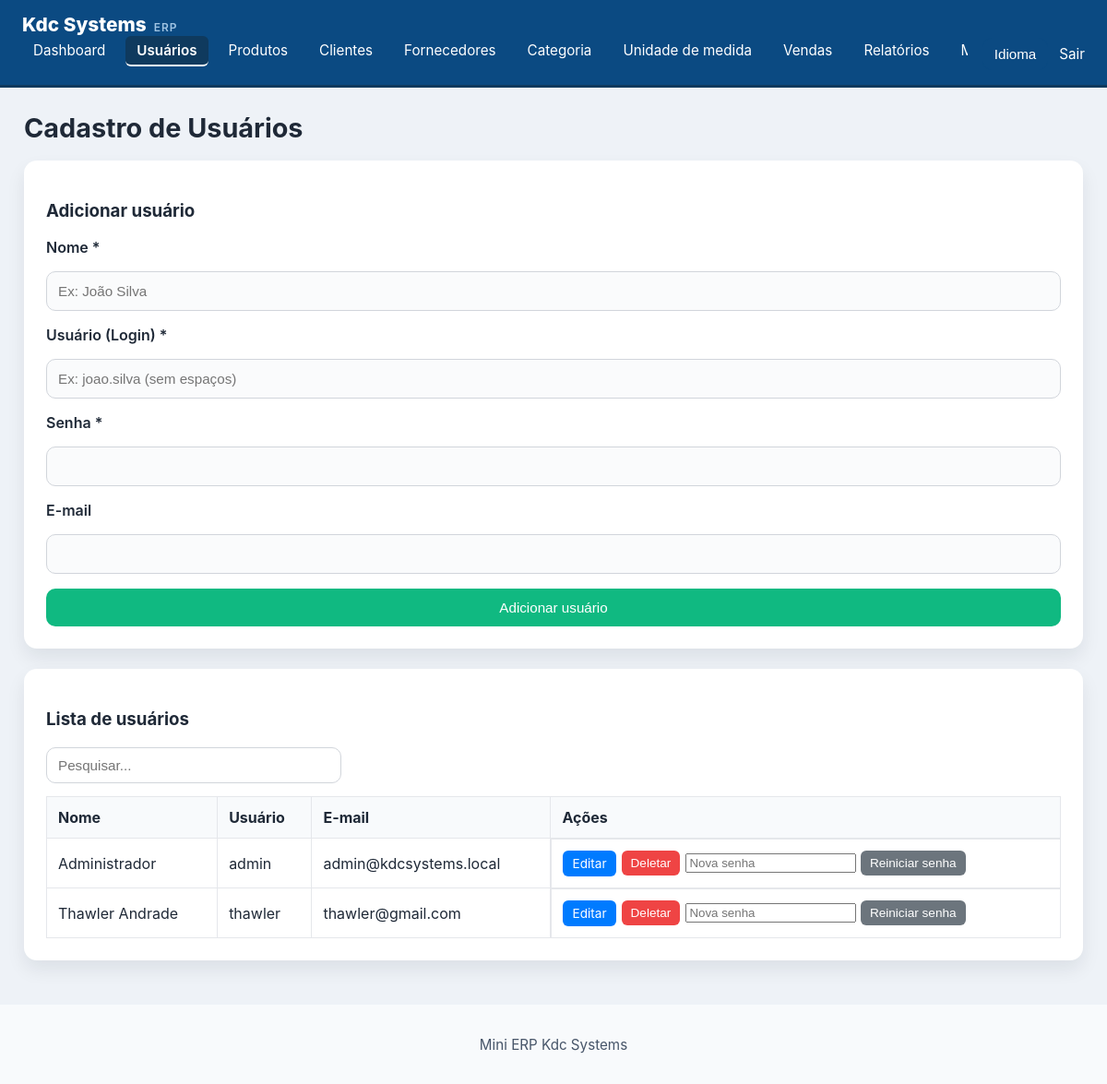
/cadastro/usuarios (signed in), run on the app's committed database.
### tables this page shows
CREATE TABLE users (
    id INTEGER PRIMARY KEY AUTOINCREMENT,
    username TEXT UNIQUE NOT NULL,
    name TEXT,
    password TEXT NOT NULL,
    email TEXT,
    is_admin INTEGER DEFAULT 0
);

### app.py (the view, shortened to what this page needs)
@app.route("/cadastro/<entity>", methods=["GET", "POST"])
def cadastro(entity):
    if not session.get("user"):
        return redirect(url_for("login"))
    entity = entity.lower()
    conn = get_db_connection(app.config["DATABASE"])
    rows = []
    categories = conn.execute("SELECT * FROM categories ORDER BY name").fetchall()
    units = conn.execute("SELECT * FROM units ORDER BY name").fetchall()
    suppliers = conn.execute("SELECT * FROM suppliers ORDER BY name").fetchall()
    edit_id = request.args.get("edit_id") or request.form.get("edit_id")
    edit_data = None
    if entity == "usuarios":
        rows = conn.execute("SELECT * FROM users ORDER BY username").fetchall()
    elif entity == "produtos":
        rows = conn.execute(
            "SELECT p.*, c.name AS category_name, u.name AS unit_name, s.name AS supplier_name FROM products p LEFT JOIN categories c ON p.category_id = c.id LEFT JOIN units u ON p.unit_id = u.id LEFT JOIN suppliers s ON p.supplier_id = s.id ORDER BY p.name"
        ).fetchall()
    elif entity == "clientes":
        rows = conn.execute("SELECT * FROM clients ORDER BY name").fetchall()
    elif entity == "fornecedores":
        rows = conn.execute(
            "SELECT s.*, c.name AS category_name FROM suppliers s LEFT JOIN categories c ON s.category_id = c.id ORDER BY s.name"
        ).fetchall()
    elif entity == "categorias":
        rows = conn.execute("SELECT * FROM categories ORDER BY name").fetchall()
    elif entity == "unidades":
        rows = conn.execute("SELECT * FROM units ORDER BY name").fetchall()
    else:
        conn.close()
        flash(translate("error_required_fields"), "error")
        return redirect(url_for("dashboard"))
    conn.close()
    return render_template(
        "cadastro.html",
        title=get_entity_title(entity),
        entity=entity,
        rows=rows,
        categories=categories,
        units=units,
        suppliers=suppliers,
        edit_id=edit_id,
        edit_data=edit_data,
    )

### app.py (called while the page is built)
def translate(key):
    lang = session.get("lang", DEFAULT_LANG)
    return TRANSLATIONS.get(lang, TRANSLATIONS[DEFAULT_LANG]).get(key, TRANSLATIONS[DEFAULT_LANG].get(key, key))

@app.context_processor
def inject_translations():
    return {
        "t": lambda key: translate(key),
        "languages": LANGUAGES,
        "current_language": session.get("lang", DEFAULT_LANG),
    }

def get_entity_title(entity):
    labels = {
        "usuarios": translate("menu_users"),
        "produtos": translate("menu_products"),
        "clientes": translate("menu_clients"),
        "fornecedores": translate("menu_suppliers"),
        "categorias": translate("category_label"),
        "unidades": translate("unit_label"),
    }
    return f"Cadastro de {labels.get(entity, entity.capitalize())}"

### models.py (called while the page is built)
def get_db_connection(db_path: str):
    try:
        connection = sqlite3.connect(db_path, timeout=10.0)
        connection.row_factory = sqlite3.Row
        connection.execute("PRAGMA journal_mode=WAL")
        connection.execute("PRAGMA synchronous=NORMAL")
        return connection
    except sqlite3.DatabaseError as e:
        logger.error(f"Erro ao conectar ao banco de dados: {e}")
        raise

### templates/cadastro.html (shortened to what this page needs)
{% extends "base.html" %}
{% block content %}
  {% if entity == 'usuarios' %}
    <div class="form-card">
      <h3>{% if edit_id %}Editar Usuário{% else %}{{ t('add_user') }}{% endif %}</h3>
      <form method="post" action="{{ url_for('cadastro', entity='usuarios') }}">
        <label>{{ t('name_label') }} *</label>
        <input type="text" name="name" placeholder="Ex: João Silva" value="{{ edit_data.get('name', '') if edit_data else '' }}" required>
        <label>{{ t('username_label') }} (Login) *</label>
        <input type="text" name="username" placeholder="Ex: joao.silva (sem espaços)" value="{{ edit_data.get('username', '') if edit_data else '' }}" required pattern="[A-Za-z0-9._-]+" {% if edit_id %}readonly{% endif %}>
        {% if not edit_id %}<label>{{ t('password_label') }} *</label>
        <input type="password" name="password" required>{% else %}<label>{{ t('password_label') }} (deixe em branco para manter)</label>
        <input type="password" name="password">{% endif %}
        <label>{{ t('email_label') }}</label>
        <input type="email" name="email" value="{{ edit_data.get('email', '') if edit_data else '' }}">
        <button type="submit" class="btn-add">{% if edit_id %}Atualizar{% else %}{{ t('add_user') }}{% endif %}</button>
      </form>
    </div>
    <div class="table-card">
      <h3>{{ t('user_list') }}</h3>
      <div class="table-search">
        <input type="search" class="search-input" placeholder="{{ t('search_placeholder') }}" oninput="filterTable('users-table', this.value)">
      </div>
      <table id="users-table">
        <thead>
          <tr><th>Nome</th><th>{{ t('username_label') }}</th><th>{{ t('email_label') }}</th><th>{{ t('actions') }}</th></tr>
        </thead>
        <tbody>
          {% for user in rows %}
            <tr>
              <td>{{ user['name'] or user['username'] }}</td>
              <td>{{ user['username'] }}</td>
              <td>{{ user['email'] or '-' }}</td>
              <td class="action-buttons">
                <a href="{{ url_for('cadastro', entity='usuarios', edit_id=user['id']) }}" class="btn-edit">Editar</a>
                <form class="inline-form" method="post" action="{{ url_for('cadastro', entity='usuarios') }}" onsubmit="return confirm('Tem certeza que deseja deletar?');">
                  <button type="submit" class="btn-delete">Deletar</button>
                </form>
                <form class="inline-form" method="post" action="{{ url_for('cadastro', entity='usuarios') }}">
                  <input type="password" name="reset_password" placeholder="{{ t('new_password_placeholder') }}" required>
                  <button type="submit" name="action" value="reset">{{ t('reset_password_button') }}</button>
                </form>
              </td>
            </tr>
          {% else %}
            <tr><td colspan="4">{{ t('no_records_found') }}</td></tr>
          {% endfor %}
        </tbody>
      </table>
    </div>
  {% endif %}
{% endblock %}

### static/css/style.css (style rules this page uses)
* { box-sizing: border-box; }
body { margin: 0; font-family: Inter, Arial, sans-serif; background: #eef2f7; color: #1f2937; }
.login-card, .form-card, .table-card, .notice-card, .manual-card, .card { background: #fff; border-radius: 14px; box-shadow: 0 10px 20px rgba(15, 23, 42, 0.08); padding: 24px; margin-bottom: 22px; }
.login-card form, .form-card form { display: grid; gap: 16px; }
.login-card label, .form-card label { font-weight: 600; }
.login-card input, .form-card input, .form-card select, .sale-row input, .sale-row select { width: 100%; border: 1px solid #d1d5db; border-radius: 10px; padding: 12px; font-size: 0.95rem; background: #fafbfc; }
button, .outline-button { border: none; border-radius: 10px; background: #0b4a82; color: #fff; cursor: pointer; padding: 12px 18px; font-size: 0.95rem; }
.table-card table { width: 100%; border-collapse: collapse; margin-top: 12px; }
.table-card th, .table-card td { border: 1px solid #e5e7eb; padding: 12px; text-align: left; }
.table-card thead { background: #f8fafc; }
.inline-form { display: grid; grid-template-columns: 160px 1fr auto; gap: 10px; }
.btn-add { background: #10b981 !important; color: #fff !important; }
.btn-delete { background: #ef4444 !important; color: #fff !important; }

### templates/cadastro.html (style rules this page uses)
.table-search { margin-bottom: 14px; }
.search-input { width: 100%; max-width: 320px; padding: 10px 12px; border: 1px solid #d1d5db; border-radius: 10px; background: #ffffff; color: #111827; font-size: 0.95rem; }
.action-buttons { white-space: nowrap; display: flex; gap: 6px; flex-wrap: wrap; }
.action-buttons form { display: inline; }
.btn-edit, .btn-delete, .action-buttons button { padding: 6px 10px; font-size: 0.85rem; border: none; border-radius: 6px; cursor: pointer; text-decoration: none; display: inline-block; transition: all 0.2s ease; }
.btn-edit { background: #007bff; color: white; }
.btn-delete { background: #ef4444; color: white; }
.action-buttons button { background: #6c757d; color: white; }

### data on the page
users: name "Administrador", username "admin", email "admin@kdcsystems.local", t "Reiniciar senha"
users: name "Thawler Andrade", username "thawler", email "thawler@gmail.com", t "Reiniciar senha"

### other printed values
{{ t('menu_dashboard') }} "Dashboard"
{{ t('menu_users') }} "Usuários"
{{ t('menu_products') }} "Produtos"
{{ t('menu_clients') }} "Clientes"
{{ t('menu_suppliers') }} "Fornecedores"
{{ t('category_label') }} "Categoria"
{{ t('unit_label') }} "Unidade de medida"
{{ t('menu_sales') }} "Vendas"
{{ t('menu_reports') }} "Relatórios"
{{ t('select_language') }} "Idioma"
{{ t('menu_logout') }} "Sair"
{{ title }} "Cadastro de Usuários"
{{ t('add_user') }} "Adicionar usuário"
{{ t('name_label') }} "Nome"
{{ t('username_label') }} "Usuário"
